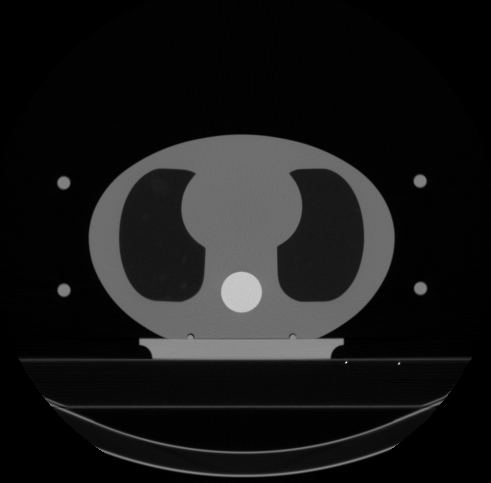
#> input picture cirs_slice.png, 491 x 483 px
$ jupyter execute --allow-errors apunte2.ipynb   (older library calls are emulated)
#> lines starting #> are read from the running program, lines starting #| are printed output that depends on the picture
# Introducción a NumPy

## 0. Links últiles:

https://docs.scipy.org/doc/numpy-dev/user/quickstart.html

http://www.scipy-lectures.org/intro/numpy/index.html

## 1. Introducción

Habíamos visto que se pueden hacer 'secuencias' de elementos 1D, 2D, etc, a través de listas (o tuplas)

[cell 1]
A =  [[ 1.0, 0.0, 0.0],[ 0.0, 1.0, 2.0]]

print(A)
print(type(A))

Sin embargo, la biblioteca ideal para trabajar con este tipo de arreglos (arrays), es Numpy

[cell 2]
import numpy as np

A = np.array([[ 1.0, 0.0, 0.0], [ 0.0, 1.0, 2.0]])

print(A)
type(A)

donde el objeto array creado, tiene varios atributos (y métodos) asociados:

[cell 3]
A.ndim

[cell 4]
A.shape

[cell 5]
A.size

[cell 6]
A.dtype

[cell 7]
A.itemsize

Otro ejemplo (utilizando el iterador 'range' visto ateriormente):

[cell 8]
B = np.array(range(15))
B

[cell 9]
B = B.reshape(3, 5)
B

[cell 10]
print('Cantidad de filas y columnas: ', B.shape)

print('Dimensiones: ', B.ndim)

print('Tipo de datos: ', B.dtype.name)

print('Cantidad de bytes por item: ', B.itemsize)

print('Cantidad de elementos en el array: ', B.size)

type(B)

### 1.1 Creación de arrays

Un error común es tratar de crear el array con una secuencia de números, en lugar de usar una lista o una tupla

#> (a cell that did not finish here is left out)

[cell 12]
C = np.array([1,2,3,4])  # <---Si
print(type(C))
D = np.array((1,2,3,4))  # <---Si
print(type(D))

Con np.array() podemos transformar listas (o tuplas) en arrays 1D, listas de listas en arrays 2D, listas de listas de listas en arrays 3D, etc..

[cell 13]
C = np.array([1,2,3,4,'j'])

print(C.shape)

#> (the rest of this cell did not finish here and is left out)

También se puede definir el tipo al momento de creear el array

[cell 14]
D = np.array([[1,2], [3,4]], dtype=np.float64)
D.dtype

o se puede hacer un cast luego de creado

[cell 15]
D = D.astype(np.int32)
D.dtype

Pre-inicialización de arrays (alloc)

[cell 16]
A = np.zeros((3,4))
print(A)

B = np.ones((3,4), dtype = np.int16) # se puede especificar el tipo
print(B)

C = np.empty((3,4)) # sin inicializar a un valor (el resultado puede variar)
print(C)

Con "np.arange", se puede crear secuencias de números, al estilo de 'range', pero devolviendo directamente un array:

[cell 17]
A1=np.array(range(13,30,5))
print(A1)
print(type(A1))

A = np.arange( 10, 30, 5 )
print(A)
print(type(A))

B = np.arange( 0, 2, 0.3 )
print(B)

Cuando se utiliza 'arange' con argumentos de punto flotante, generalmente no es posible predecir la cantidad de elementos obtenidos, debido a la precisión finita del punto flotante. Por esta razón, usualmente es mejor usar la función 'linspace' que recibe como argumento la cantidad de elementos que queremos, en lugar del paso:

[cell 18]
np.linspace( 0, 2, 9 )                 # nueve números de 0 a 2

[cell 19]
x = np.linspace( 0, 2*np.pi, 50 )       # util para evaluar funciones en muchos puntos
f = np.sin(x)

[cell 20]
import matplotlib.pyplot as plt

plt.figure()
plt.plot(x, f, 'r+')
plt.show()
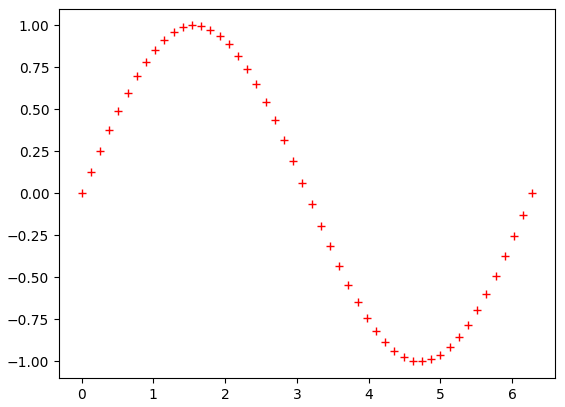
#> figure drawn by matplotlib, 1 panel; curve peaks at x = 1.54, y = 0.999

### 1.2 Imprimiendo arrays

Cuando imprime una matriz, NumPy la muestra de forma similar a las listas anidadas, pero con la siguiente distribución:

* el último eje se imprime de izquierda a derecha,
* el penúltimo se imprime de arriba abajo,
* El resto también se imprime de arriba a abajo, con cada corte separado del siguiente por una línea vacía.

Las matrices unidimensionales se imprimen entonces como filas, bidimensionales como matrices y tridimensionales como listas de matrices.

[cell 21]
a = np.arange(6)                         # array 1d
print(a)


b = np.arange(12).reshape(4,3)           # array 2d
print(b)


c = np.arange(24).reshape(2,3,4)         # array 3d
print(c)

Si un array es demasiado grande para ser impresa, NumPy omite automáticamente la parte central del array y solo imprime las esquinas:

[cell 22]
F = np.arange(0, 100, 0.01)
print(F)

[cell 23]
print(F.reshape(100,100))

Se puede forzar a que imprima todo, haciendo:

[cell 24]
np.set_printoptions(threshold=np.inf) #<--- threshold es la cantidad de elementos que acepta imprimir sin truncar

[cell 25]
print(F)

[cell 26]
np.set_printoptions(precision = 1, threshold=100, edgeitems = 4)

[cell 27]
print(F)

### 1.3 Operaciones básicas

Los operadores aritméticos en arrays se aplican elemento a elemento:

[cell 28]
A = np.array([20,30,40,50])
B = np.arange(4)

print('A =', A)
print('B =', B)

[cell 29]
C = A - B
print('C =', C)

[cell 30]
D = B**2

print('D =', D)

[cell 31]
E = 10*np.sin(A)

print('E =', E)

[cell 32]
F = A<35

print('F =', F)

A diferencia de muchos lenguajes matriciales, el operador producto (*) opera elemento a elemento.

(El producto matricial se puede realizar usando np.dot())

[cell 33]
A = np.array([[1.0, 0.0], [0.0, 1.0]])

B = np.array([[2.0, 0.0], [3.0, 4.0]] )

C = A*B                         #<--- producto elemento a elemento

print(A)
print(B)
print(C)

[cell 34]
D = A.dot(B)                # <---- producto matricial

E = np.dot(A, B)                # <---- producto matricial

print(D)
print(E)

[cell 35]
A = np.ones((2,3), dtype=int)

A *= 3

print(A)
print(A.dtype)

[cell 36]
B = np.random.random((2,3))

B += A

print(B)
print(B.dtype)

[cell 37]
A += B.astype(np.int32)         # B no se convierte a entero automaticamente, ni hay upcasting de A

print(A)
print(A.dtype)

Cuando se opera con arrays de diferentes tipos, el tipo de array resultante corresponde al más general o preciso (un comportamiento conocido como upcasting).

[cell 38]
A = np.ones(3, dtype=np.int32)
B = np.linspace(0,np.pi,3)

print(A.dtype)
print(B.dtype)

C = A + B

print(C.dtype)

[cell 39]
D = np.exp(C*1j)

print(D.dtype)

Muchas operaciones, como computar la suma de todos los elementos de un array, son métodos de la clase ndarray.

[cell 40]
A = np.random.random((2,3))
A

[cell 41]
A.sum()

[cell 42]
A.min()

[cell 43]
A.max()

Por defecto, estas operaciones se aplican al array como si se tratara de una lista de números, independientemente de su forma. Sin embargo, al especificar el parámetro de eje, se puede aplicar una operación a lo largo del eje especificado:

[cell 44]
B = np.arange(12).reshape(3,4)
B

[cell 45]
B.sum(axis=0)                            # suma sobre cada columna

[cell 46]
B.min(axis=1)                            # mínimo de cada fila

[cell 47]
B.cumsum(axis=1)                         # suma acumulada sobre cada fila

NumPy proporciona funciones matemáticas tales como sin, cos y exp. Dentro de NumPy, estas funciones operan elemento a elemento, produciendo una array como salida.

[cell 48]
B = np.arange(4)
B

[cell 49]
np.exp(B)

[cell 50]
np.sqrt(B)

[cell 51]
C = np.array([2., -1., 4., 0.])

np.add(B, C)

### 1.4 Indexado, slicing e iteración sobre arrays

Los arrays 1D pueden indexarse, rebanarse e iterar sobre ellos, exactamente igual a como se hace con las listas de Python.

[cell 52]
A = np.arange(10)**3
AA = np.arange(10)**3

[cell 53]
A[2]

[cell 54]
A[2:5]

[cell 55]
A[:6:2] = -1000
A

[cell 56]
A[::-1]

[cell 57]
print(A)

for elem in A:
    print(elem*(1/3.0))

Otro ejemplo:

[cell 58]
B = (15*np.random.random([4,5])).astype(np.int32)
B

[cell 59]
B[2,3]

[cell 60]
B[0:5, 1]                   # todos los elementos de la segunda columna

[cell 61]
B[:,1]                        # lo mismo

[cell 62]
B[1:3,:3]                      # todos los elementos de la segunda y tercer columna

Cuando se proporcionan menos índices que la cantidad de ejes, los índices que faltan se consideran como el slice completo:

[cell 63]
B[-1]                        # última fila. Equivalente a B[-1,:]

La expresión 'B[i]' se trata como un 'i' seguido de tantas instancias de ':' como sea necesario para representar los ejes restantes. NumPy también le permite escribir esto usando puntos: 'B[i, ...]'.

Los puntos (...) representan tantos puntos como sea necesario para producir una tupla de indexación completa. Por ejemplo, si X es un array de rango 5 (es decir, tiene 5 ejes), entonces:

* X[1,2, ...]    es equivalente a    X[1,2,:,:,:],
* X[..., 3]    a    X[:,:,:,:, 3] y
* X[ 4, ..., 5 ,:]    a    X[4,:,:, 5 ,:].

[cell 64]
C = np.array( [[[  0,  1,  2],               # a 3D array (two stacked 2D arrays)
                [ 10, 12, 13]],
               [[100,101,102],
                [110,112,113]]])
C.shape

[cell 65]
C[1,...]                                   # same as c[1,:,:] or c[1]

[cell 66]
C[...,2]                                   # same as c[:,:,2]

Iterar sobre arrays multidimensionales se hace con respecto al primer eje:

[cell 67]
for row in B:
    print(row)

Sin embargo, si uno desea realizar una operación en cada elemento del array, se puede usar el atributo flat, que es un iterador sobre todos los elementos:

[cell 68]
for element in B.flat:
    print(element)

## 2. Cambio de forma de un array

[cell 69]
A = np.floor(10*np.random.random((3,4)))
A

[cell 70]
A.shape

La forma de un array se puede cambiar con varios comandos. Los siguientes tres comandos devuelven un array modificado, pero no cambian el array original:

[cell 71]
A.ravel()  # devuelve un array lineal con todos los elementos del array original

[cell 72]
A.reshape(6,2)  # devuelve un array cambiandole la forma al primero

[cell 73]
A.T  # devuelve el array transpuesto

[cell 74]
A.T.shape

[cell 75]
A.shape

La función de reshape devuelve un array modificado, mientras que el método ndarray.resize modifica el array mismo:

[cell 76]
A

[cell 77]
A.resize((6,2))
A

Si una dimensión se da como -1 en a reshape, las otras dimensiones se calculan automáticamente:

[cell 78]
A.reshape(2,-1)

### Apilando arrays

[cell 79]
A = np.floor(10*np.random.random((2,2)))
A

[cell 80]
B = np.floor(10*np.random.random((2,2)))
B

[cell 81]
np.vstack((A,B))

[cell 82]
np.hstack((A,B))

[cell 83]
C = np.dstack((A,B))

print(C.shape)

[cell 84]
np.concatenate((A,B), axis=0)

[cell 85]
np.concatenate((A, B), axis=1)

[cell 86]
A = np.floor(10*np.random.random([10,10]))
B = np.floor(10*np.random.random([10,10]))

print(A.shape)
print(B.shape)

C = np.concatenate((A[..., np.newaxis], B[..., np.newaxis]), axis=2)

print(C.shape)

Usando hsplit, se puede dividir un array a lo largo de su eje horizontal, especificando el número de arrays (de igual forma) que devuelve, o especificando las columnas después de las cuales debería ocurrir la división:

[cell 87]
A = np.floor(10*np.random.random((2,12)))
A

[cell 88]
A1, A2, A3 = np.hsplit(A,3)   # Split en 3

print(A1)
print(A2)
print(A3)

[cell 89]
A1, A2, A3 = np.hsplit(A,(3,5))   # Split en la tercera y quita columna del array original

print(A1)
print(A2)
print(A3)

## 3. Copias y vistas

Al operar y manipular arrays, sus datos a veces se copian en un nuevo array y otras veces no. Esto puede ser muy confuso. Hay tres casos:

1) Las asignaciones simples no hacen copia del array

[cell 90]
import numpy as np

[cell 91]
A = np.arange(12)
B = A            # No se crea un array nuevo
B is A           # A y B son dos nombres para el mismo array

[cell 92]
B.shape = 3,4    # por ejemplo, cambiarle la forma a B, le cambia la forma a A
A.shape

[cell 93]
B[0] = 80

print(A)

Python pasa arrays 'como referencia', por lo que las llamadas a funciones no hacen copia.

[cell 94]
def f(X):
    '''
    Una función que espera un array X y cambia X[0] a 2.0
    '''
    X[0] = 2.0


A = np.ones([4,5])   # <--- array de unos, de 4 filas y 5 columnas

print('Antes de llamar a la función:', A[0])          # <--- imprimo la primer fila

f(A)

print('Luego de llamar a la función:', A[0])

2) Vistas. Diferentes arrays pueden compartir los mismos datos. El método de view crea un nuevo array que "mira" los mismos datos.

[cell 95]
C = A.view()
print(C)
C is A

[cell 96]
C.shape = 2,10                      # Cambiar la forma de C, no cambia la de A
A.shape

[cell 97]
C[0] = 3.0                         # Pero cambiar los datos de C, cambia los datos de A
A

Hacer un slicing de un array devuelve una vista:

[cell 98]
S = A[:, 1:3]
S[:] = 10
A

3) Copia

[cell 99]
D = A.copy()                          # se crea un nuevo array y se copian los datos
D is A

[cell 100]
D[0] = 23
A

## 4. Indexado (más sofisticado)

NumPy ofrece más técnicas de indexación que las secuencias regulares de Python. Además de indexar por enteros y sectores, como vimos anteriormente, los arrays pueden indexarse mediante arrays de enteros y arrays lógicos.

### Indexado con un array de índices¶

[cell 101]
import numpy as np

[cell 102]
A = np.arange(12)**2                       # array de cuadrados de los números del 0 al 11
print(A)

I = np.array([1, 1, 3, 8, 5])              # array de índices

A[I]                                       # Los elementos de A en las posiciones dada por I

[cell 103]
J = np.array([[3, 4], [9, 7]])      # array bidimensional de índices

A[J]                                # <--- con la misma forma que J

Cuando el array indexado es multidimensional, un array de índices se refiere a la primera dimensión del array indexado.

El siguiente ejemplo muestra este comportamiento al convertir una imagen 'grayscale' en una imagen 'truecolor' (o RGB) usando una paleta.

[cell 104]
paleta = np.array( [ [0.0, 0.0, 0.0],              # negro
                      [1.0, 0.0, 0.0],             # rojo
                      [0.0, 1.0, 0.0],             # verde
                      [0.0, 0.0, 1.0],             # azul
                      [1.0, 1.0, 1.0] ] )          # blanco

imagen = np.array([[ 0, 1, 2, 0 ],           # cada valor, sirve como indice en el mapa de colores (paleta)
                   [ 0, 3, 4, 0 ]])

print(paleta.shape)
print(imagen.shape)
print(paleta[imagen].shape)

print('paleta')
print(paleta)
print('imagen')
print(imagen)

print('index')
print(paleta[imagen])

[cell 105]
import matplotlib.pyplot as plt

plt.figure()
plt.imshow(imagen, cmap = 'gray')
plt.axis('off')
plt.show()
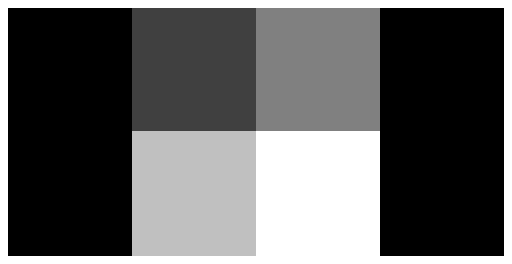
#> figure drawn by matplotlib, 1 panel


plt.figure()
plt.imshow(paleta[imagen], cmap = 'gray')
plt.axis('off')
plt.show()
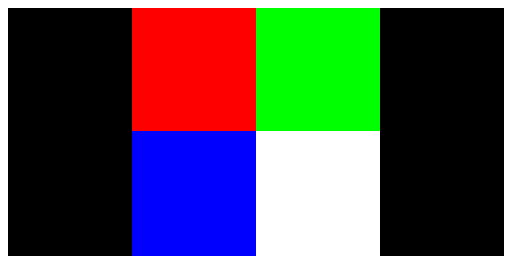
#> figure drawn by matplotlib, 1 panel

También podemos proporcionar índices para más de una dimensión. Los arrays de índices para cada dimensión deben tener la misma forma.

[cell 106]
A = np.arange(12).reshape(3,4)
A

[cell 107]
I = np.array([[0,1],                        # Índices para la primera dimesión de A
              [1,2]])

J = np.array([[2,1],                        # Índices para la segunda dimesión de A
              [3,3]])

A[I,J]                                      # I y J deben tener la misma forma

[cell 108]
A[I,2]

[cell 109]
A[:,J]

Podemos poner I y J en una lista y luego hacer la indexación con la lista

[cell 110]
L = [I,J]
print(L)

#> (the rest of this cell did not finish here and is left out)

Sin embargo, no podemos hacer esto poniendo I y J en un array, ya que este array se interpretará como indexando la primera dimensión de A.

[cell 111]
S = np.array([I,J])
print(S)

#> (the rest of this cell did not finish here and is left out)

[cell 112]
A[tuple(S)]                                # lo mismo que A[I,J]

Otro ejemplo de indexación con arrays de índices, es la búsqueda del valor máximo de series dependientes del tiempo:

[cell 113]
time = np.linspace(20, 145, 5)                 # array arbitrario que simula el tiempo
data = np.random.random((5,4))                 # 4 series arbitrarias (columnas) que simulan depender del tiempo

print(time)

print(data)

[cell 114]
ind = data.argmax(axis=0)                   # índices de los máximos para cada columna
ind

[cell 115]
time_max = time[ind]                        # tiempos correspondientes al máximo
data_max = data[ind, range(data.shape[1])]  # => data[ind[0],0], data[ind[1],1]...

print(time_max)

print(data_max)

[cell 116]
# graficando los resultados...

plt.figure()
plt.plot(time, data)
plt.plot(time_max, data_max, 'ok')
plt.show()
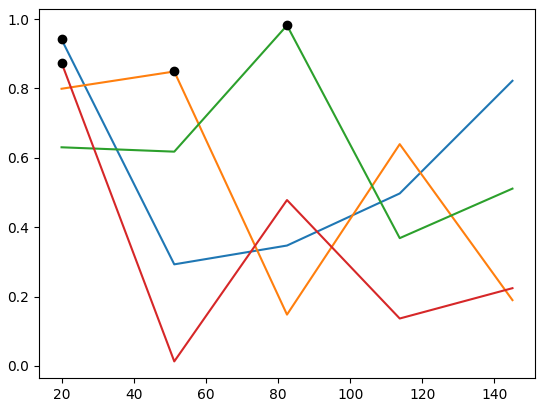
#> figure drawn by matplotlib, 1 panel

También puede usar la indexación para asignar valores a arrays:

[cell 117]
A = np.arange(5)
A

[cell 118]
A[[1,3,4]] = 0
A

Sin embargo, cuando la lista de índices contiene repeticiones, la asignación se realiza varias veces, pisando el último valor:

[cell 119]
A = np.arange(5)
A

[cell 120]
A[[0,0,2]] = [1,2,3]
A

### Indexado lógico

[cell 121]
A = np.arange(12).reshape(3,4)
B = A > 4

print(A)
print(B)                                          # B es un array lógico de las mismas forma de A

[cell 122]
A[B]                                       # array 1D con los elementos de A donde B es True

Esto es muy util para hacer asignaciones basados en un criterio:

[cell 123]
A[B] = 0                                   # Esto hace cero todos los elementos de A que son mayores a 4
A

Como ejemplo, de indexado lógico, trataremos de segmentar el "tejido blando" de un fantoma:

[cell 124]
import matplotlib.pyplot as plt
import numpy as np
I = plt.imread('./cirs_slice.png')[...,0]
#> I: shape (483, 491) float32; min 0, max 1, mean 0.0933


plt.figure(figsize = (6,6))
plt.imshow(I, cmap = 'gray')
plt.show()

[cell 125]
plt.figure()
plt.hist(I.ravel(), bins=100, normed=1)       # matplotlib version (plot)
plt.show()
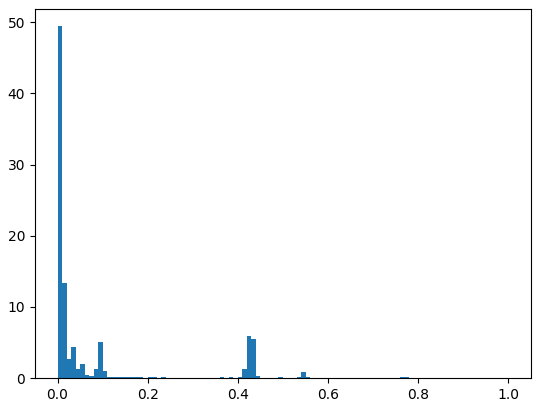
#> figure drawn by matplotlib, 1 panel; tallest bar 49.43 high, from x = 0 to 0.01

[cell 126]
Mask = np.zeros(I.shape)

Mask[(I>0.4) & (I<0.45)] = 1 #usar 0.6 y 0.8 para la médula y 0.4 y 0.45 para el tejido blando.¿y para pulmón?

print(Mask.max())
print(Mask.min())

[cell 127]
plt.figure(figsize = (6,6))
plt.imshow(Mask, cmap = 'gray')
plt.show()
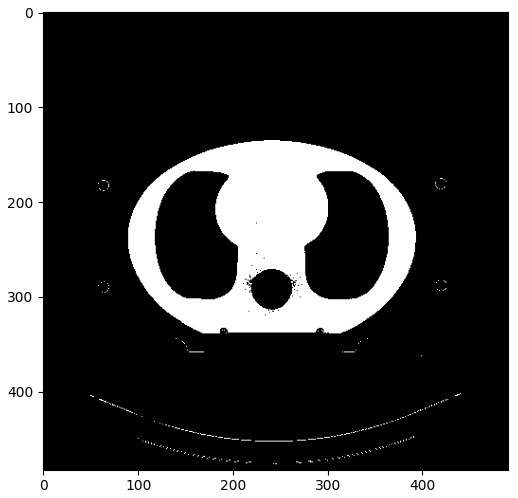
#> figure drawn by matplotlib, 1 panel

[cell 128]
red_mask = np.dstack([np.zeros_like(Mask), Mask, np.zeros_like(Mask)])

print(red_mask.shape)

[cell 129]
plt.figure(figsize = (6,6))
plt.imshow(I, cmap = 'gray')
plt.imshow(red_mask, alpha = 0.5, cmap = 'gray')
plt.show()
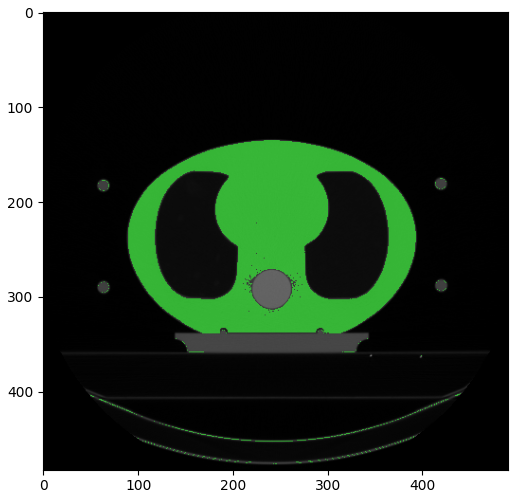
#> figure drawn by matplotlib, 1 panel

## 5. Un poco de IO

### De y hacia texto

#> (a cell that did not finish here is left out)

[cell 131]
plt.figure()
plt.plot(data[0:10,0], data[0:10,1], '-*')
plt.show()
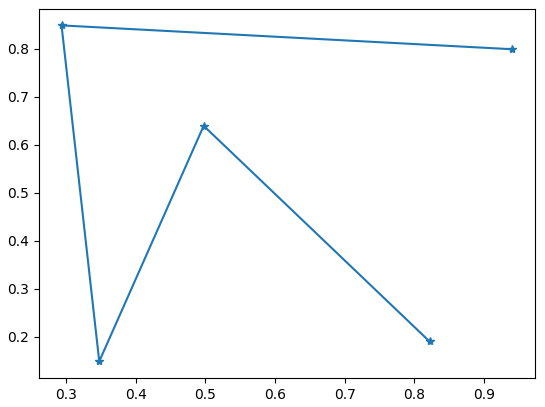
#> figure drawn by matplotlib, 1 panel

[cell 132]
z = -np.cos(data[:,0])

print(z.shape)

nueva_data = np.concatenate([data, z[:,np.newaxis]], axis = 1)

plt.figure()
plt.plot(nueva_data[:,0], nueva_data[:,1], '-*')
plt.plot(nueva_data[:,0], nueva_data[:,2], '-+')
plt.show()
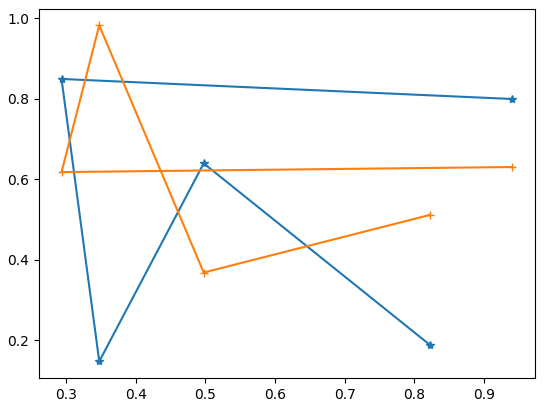
#> figure drawn by matplotlib, 1 panel
